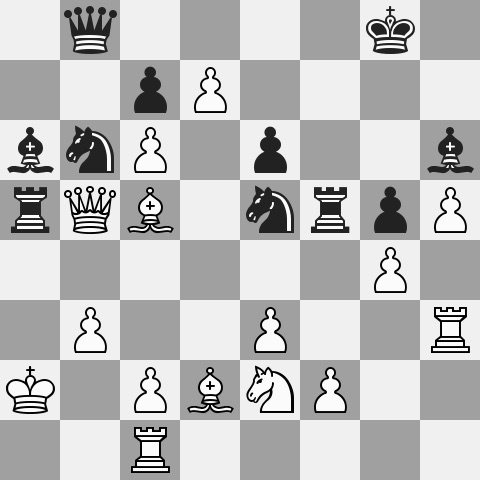
//> input picture HW2/Parts/Part_5/p5_board_3.jpg, 480 x 480 px
$ ./p5a_code   (built with g++ and OpenCV 4)
//> lines starting //> are read from the running program, lines starting //| are printed output that depends on the picture; after the words box and inside, x2 and y2 are one past the last pixel; in counts of white or black regions, pixels touching at a corner belong together
//
// Created by Karter Krueger on 2/23/20.
//

#include <opencv2/highgui/highgui.hpp>
#include <opencv2/imgproc.hpp>
#include <iostream>
#include <fstream>

using namespace std;
using namespace cv;

Mat binary_piece(const std::string& filename);
void color_pieces(const Mat& input_binary, const Mat& piece_black, const Mat& piece_white, string arr[8][8], const string& name);

int main() {
    Mat input = imread("/Users/kskrueger/CLionProjects/CV/src/cs575/HW2-2020/input/Part_5/p5_board_3.jpg");
//> input is the input picture: 480 rows x 480 cols, CV_8UC3; min 0, max 255, mean 188.9
    imshow("Input", input);

    // Screenshots of the pieces are read in and then we can use as structuring elements
    Mat pawn_black = binary_piece("/Users/kskrueger/CLionProjects/CV/src/cs575/HW2-2020/input/Part_5/Black_Pawn.png");
    Mat pawn_white = binary_piece("/Users/kskrueger/CLionProjects/CV/src/cs575/HW2-2020/input/Part_5/White_Pawn.png");
    Mat queen_black = binary_piece("/Users/kskrueger/CLionProjects/CV/src/cs575/HW2-2020/input/Part_5/Black_Queen.png");
    Mat queen_white = binary_piece("/Users/kskrueger/CLionProjects/CV/src/cs575/HW2-2020/input/Part_5/White_Queen.png");
    Mat rook_black = binary_piece("/Users/kskrueger/CLionProjects/CV/src/cs575/HW2-2020/input/Part_5/Black_Rook.png");
    Mat rook_white = binary_piece("/Users/kskrueger/CLionProjects/CV/src/cs575/HW2-2020/input/Part_5/White_Rook.png");
    Mat bishop_black = binary_piece("/Users/kskrueger/CLionProjects/CV/src/cs575/HW2-2020/input/Part_5/Black_Bishop.png");
    Mat bishop_white = binary_piece("/Users/kskrueger/CLionProjects/CV/src/cs575/HW2-2020/input/Part_5/White_Bishop.png");
    Mat king_black = binary_piece("/Users/kskrueger/CLionProjects/CV/src/cs575/HW2-2020/input/Part_5/Black_King.png");
    Mat king_white = binary_piece("/Users/kskrueger/CLionProjects/CV/src/cs575/HW2-2020/input/Part_5/White_King.png");
    Mat knight_black = binary_piece("/Users/kskrueger/CLionProjects/CV/src/cs575/HW2-2020/input/Part_5/Black_Knight.png");
    Mat knight_white = binary_piece("/Users/kskrueger/CLionProjects/CV/src/cs575/HW2-2020/input/Part_5/White_Knight.png");

    Mat input_gray, input_binary;
    cvtColor(input, input_gray, COLOR_BGR2GRAY);
    threshold(input_gray, input_binary, 120, 255, THRESH_BINARY_INV);
    dilate(input_binary, input_binary, getStructuringElement(MORPH_RECT, Size(3, 3)));

    string pieces[8][8];
    for (int i = 0; i < 8; i++) {
        for (int j = 0; j < 8; j++) {
            char tmp[10];
            sprintf(tmp, "%c%d: Empty", 'A'+i, (8-j));
            pieces[j][i] = tmp;
        }
    }

    color_pieces(input_binary, pawn_black, pawn_white, pieces, "Pawn");
    color_pieces(input_binary, queen_black, queen_white, pieces, "Queen");
    color_pieces(input_binary, rook_black, rook_white, pieces, "Rook");
    color_pieces(input_binary, bishop_black, bishop_white, pieces, "Bishop");
    color_pieces(input_binary, king_black, king_white, pieces, "King");
    color_pieces(input_binary, knight_black, knight_white, pieces, "Knight");

    ofstream outFile;
    outFile.open("p5a_out_3.txt");
    for (int i = 0; i < 8; i++) {
        for (int j = 0; j < 8; j++) {
            outFile << pieces[i][j] << endl;
        }
        outFile << endl;
    }
    outFile.close();
    return 0;
}

Mat binary_piece(const std::string& filename) {
    Mat piece = imread(filename);
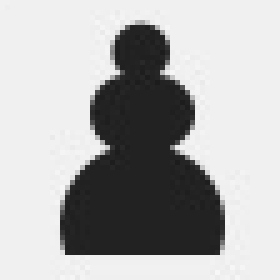
//> input picture HW2/Parts/Part_5/Black_Pawn.png, 56 x 56 px (shown 5 times larger)
//> piece is the input picture: 56 rows x 56 cols, CV_8UC3; min 28, max 247, mean 176.2
    cvtColor(piece, piece, COLOR_BGR2GRAY);
//> piece: 56 rows x 56 cols, CV_8UC1
    threshold(piece, piece, 80, 255, THRESH_BINARY_INV);
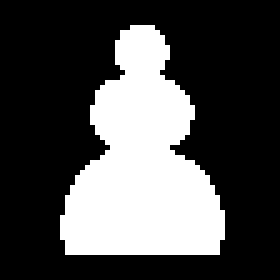
//> piece: 56 rows x 56 cols, CV_8UC1 (shown 5 times larger); 30.2% white; 1 white region, box (x1, y1, x2, y2) and area: (12, 5, 45, 51) 946
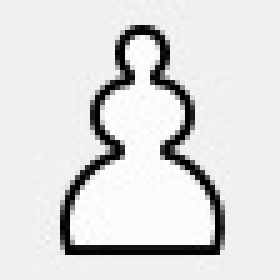
//> input picture HW2/Parts/Part_5/White_Pawn.png, 56 x 56 px (shown 5 times larger)
//> in binary_piece, piece is the input picture: 56 rows x 56 cols, CV_8UC3; min 0, max 255, mean 220.9
//> in binary_piece (call 2), `threshold(piece, piece, 80, 255, THRESH_BINARY_INV);`: piece: 56 rows x 56 cols, CV_8UC1; 8.1% white in thin lines or dots, all inside (x1, y1, x2, y2) = (12, 5, 45, 51)
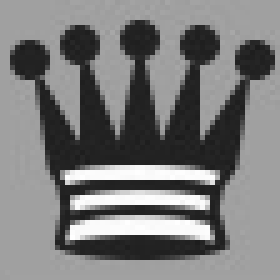
//> input picture HW2/Parts/Part_5/Black_Queen.png, 56 x 56 px (shown 5 times larger)
//> in binary_piece, piece is the input picture: 56 rows x 56 cols, CV_8UC3; min 28, max 255, mean 122.4
//> in binary_piece (call 3), `threshold(piece, piece, 80, 255, THRESH_BINARY_INV);`: piece: 56 rows x 56 cols, CV_8UC1; 34.4% white; 1 white region, box (x1, y1, x2, y2) and area: (2, 4, 55, 52) 1080
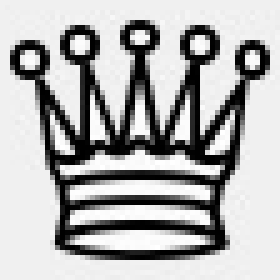
//> input picture HW2/Parts/Part_5/White_Queen.png, 56 x 56 px (shown 5 times larger)
//> in binary_piece, piece is the input picture: 56 rows x 56 cols, CV_8UC3; min 0, max 255, mean 176.3
//> in binary_piece (call 4), `threshold(piece, piece, 80, 255, THRESH_BINARY_INV);`: piece: 56 rows x 56 cols, CV_8UC1; 24.7% white in thin lines or dots, all inside (x1, y1, x2, y2) = (2, 4, 54, 52)
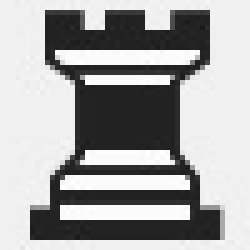
//> input picture HW2/Parts/Part_5/Black_Rook.png, 50 x 50 px (shown 5 times larger)
//> in binary_piece, piece is the input picture: 50 rows x 50 cols, CV_8UC3; min 26, max 255, mean 164.7
//> in binary_piece (call 5), `threshold(piece, piece, 80, 255, THRESH_BINARY_INV);`:
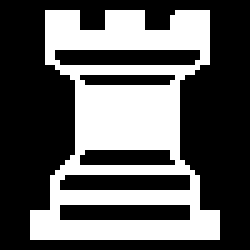
//> piece: 50 rows x 50 cols, CV_8UC1 (shown 5 times larger); 37% white; 1 white region, box (x1, y1, x2, y2) and area: (6, 2, 44, 48) 924
//> White_Rook.png cannot be read in this run, so this picture is empty
//> (the run ends here: the program stops with an error, at `cvtColor(piece, piece, COLOR_BGR2GRAY);`)
